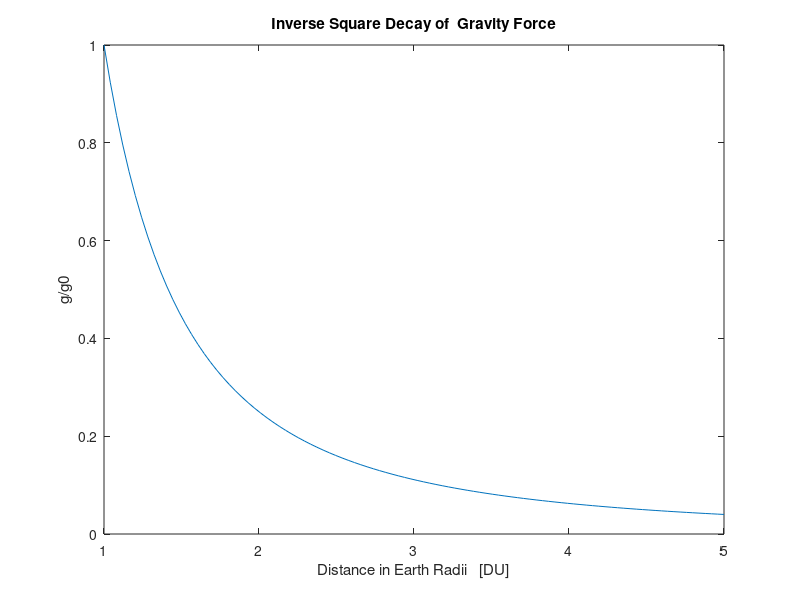

Write MATLAB code to recreate this figure.
%Problem 3
%plot in lecture 2

%Independent Variable 1DU to 5DU
x=linspace(1,5,100);
g=9.81;
g0=9.81;
f=g*(1/g0)*x.^-2;

figure 
    plot(x,f)
    title('Inverse Square Decay of  Gravity Force')
    xlabel('Distance in Earth Radii   [DU]')
    ylabel('g/g0')